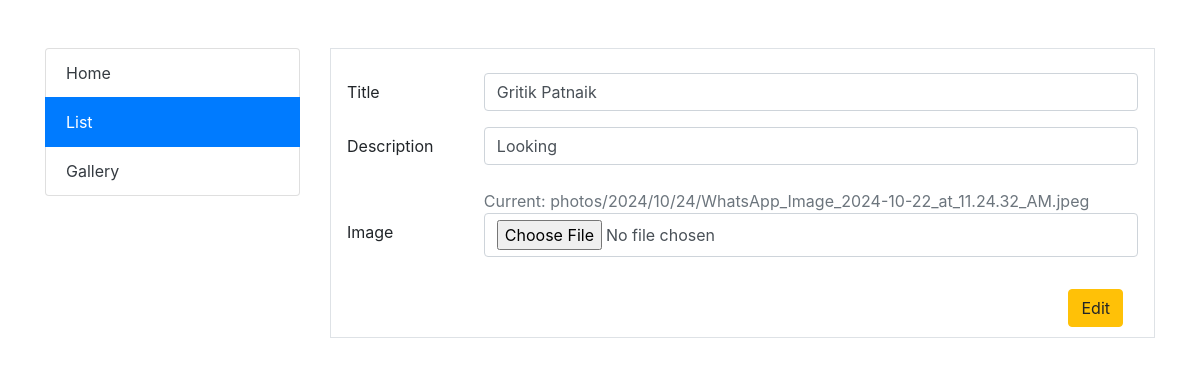
Page /edit/2 on the committed database.
### gallery/models.py (models this page shows, shortened)
class Gallery(models.Model):
    title = models.CharField(max_length=50)
    description = models.CharField(max_length=50)
    image = models.ImageField(upload_to='photos/%Y/%m/%d/')

### gallery/views.py (the view, shortened to what this page needs)
# urls.py: path('edit/<str:pk>', views.edit, name="edit"),
def edit(request, pk):
    obj = get_object_or_404(Gallery, pk=pk)
    rq_old_input = ''
    if 'old_input' in request.session.keys():
        rq_old_input = request.session['old_input']
    context = {
        'photo': obj,
        'rvalues': rq_old_input
    }
    if 'old_input' in request.session.keys():
       del request.session['old_input']
    return render(request, 'edit.html', context)

### templates/edit.html (shortened to what this page needs)
<!doctype html>
<html lang="en">
  <head>
    <link rel="stylesheet" href="https://maxcdn.bootstrapcdn.com/bootstrap/4.0.0/css/bootstrap.min.css">
  </head>
  <body>
    <main>
        <div class="wrapper">
            <div class="container">
                <div style="margin-top: 3em;">
                    <div class="row">
                        <div class="col-md-3">
                            <ul class="list-group">
                                <a class="list-group-item text-dark text-decoration-none" href="{% url 'home' %}">Home</a>
                                <a class="list-group-item active text-white text-decoration-none" aria-current="true" href="{% url 'image_list' %}">List</a>
                                <a class="list-group-item text-dark text-decoration-none" href="{% url 'gallery' %}">Gallery</a>
                              </ul>
                        </div>
                        <div class="col-md-9 mt-3 mt-md-0">
                            <div class="border p-3" style="padding-bottom: 4em !important;">
                                <div class="mt-2">
                                    <form action="" method="POST" autocomplete="off" enctype="multipart/form-data">
                                            <div class="mb-3 row">
                                                <label for="title" class="col-sm-2 col-form-label">Title</label>
                                                <div class="col-sm-10">
                                                <input type="text" name="title" class="form-control"
                                                {% if 'title' in rvalues and rvalues.title == '' %}
                                                value=""
                                                {% else %}
                                                value="{% if rvalues.title %}{{rvalues.title}}{% else %}{{photo.title}}{% endif %}"
                                                {% endif %}
                                                id="title">
                                                </div>
                                            </div>
                                            <div class="mb-3 row">
                                                <label for="description" class="col-sm-2 col-form-label">Description</label>
                                                <div class="col-sm-10">
                                                <input type="text" name="description" class="form-control"
                                                {% if 'description' in rvalues and rvalues.description == '' %}
                                                value=""
                                                {% else %}
                                                value="{% if rvalues.description %}{{rvalues.description}}{% else %}{{photo.description}}{% endif %}"
                                                {% endif %}
                                                id="description">
                                                </div>
                                            </div>
                                            <div class="mb-3  mt-4 row">
                                                <div class="col-sm-10 offset-2">
                                                    <span class="text-sm text-muted">Current: {{photo.image}}</span>
                                                </div>
                                                <label for="image" class="col-sm-2 col-form-label">Image</label>
                                                <div class="col-sm-10">
                                                <input type="file" name="image" accept="*/jpeg" class="form-control" id="image">
                                                </div>
                                            </div>
                                            <div class="col-auto mb-3 mt-3" style="float: right">
                                                <button type="submit" class="btn btn-warning mb-3">Edit</button>
                                            </div>
                                    </form>
                                </div>
                            </div>
                        </div>
                    </div>
                </div>
            </div>
        </div>
    </main>
  </body>
</html>

### rows in the picture
Gallery: title "Gritik Patnaik", description "Looking", image "photos/2024/10/24/WhatsApp_Image_2024-10-22_at_11.24.32_AM.jpeg"
